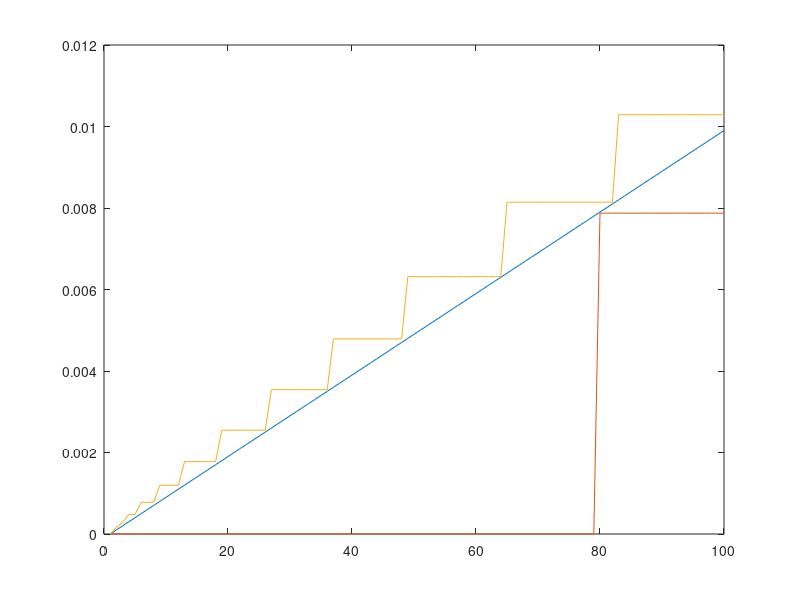

This chart was generated by the following MATLAB code:
clear all;

function n = LI_encode(x)
	if x >= 0 && x < 1
		n = x;
	else
		n = 1 + LI_encode(log(x));
	end
end

function x = LI_decode(n)
	cnt = floor(n);
	x = n - cnt;
	for i = 1:cnt
		x = exp(x);
	end
end

function res = encode01(x, rbits)
	res = 0;
	if x > 0
		sli = LI_encode(1.0 / x);
		lvl = floor(sli);
		if lvl < 4 % 2-bits for level
			idx = sli - lvl;
			scl = bitshift(1, rbits) - 1;
			res = bitor( uint32(floor(idx * scl)), bitshift(lvl, rbits) );
		else
			disp("cut!!!!!!!!!!!");
		end
	end
end

function x = decode01(enc, rbits)
	scl = bitshift(1, rbits) - 1;
	lvl = single(bitand(bitshift(enc, -rbits), 3));
	idx = single(bitand(enc, scl)) / scl;
	x = LI_decode(lvl + idx);
	if x > 0
		x = 1.0 / x;
	end
end

function test()
	#data = sin([0:0.01:pi/2-0.1]) ./ 100;
	data = [0:0.01:0.999] ./ 100;
	n = length(data);
	fracBits = 7;
	idxBits = fracBits-2;
	fixScl = bitshift(1, fracBits)-1;
	fixData = single(uint32(floor(data.*fixScl))) ./ fixScl;
	sliEnc = uint32(zeros(1,n));
	for i = 1:n
		sliEnc(i) = encode01(data(i), idxBits);
	end
	sliData = zeros(1,n);
	for i = 1:n
		sliData(i) = decode01(sliEnc(i), idxBits);
	end
	plot([data', fixData', sliData']);
end

test();


